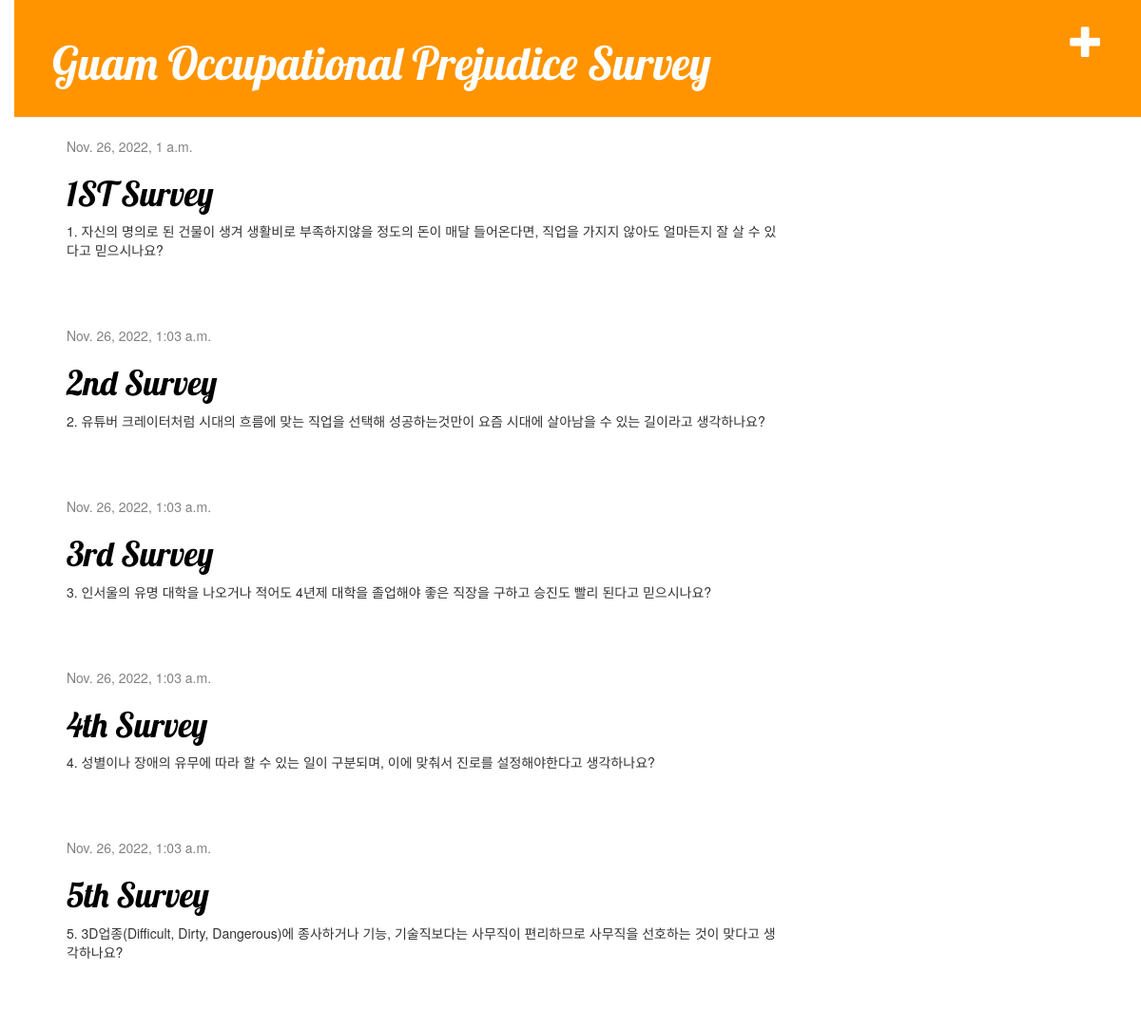
The page / on the database its author committed.
### blog/models.py (models this page shows, shortened)
class Post(models.Model):
    author = models.ForeignKey(settings.AUTH_USER_MODEL, on_delete=models.CASCADE)
    title = models.CharField(max_length=200)
    text = models.TextField()
    created_date = models.DateTimeField(
            default=timezone.now)
    published_date = models.DateTimeField(
            blank=True, null=True)

### blog/views.py (the view)
# urls.py: path('', views.post_list, name='post_list'),
def post_list(request):
    posts = Post.objects.filter(published_date__lte=timezone.now()).order_by('published_date')
    return render(request, 'blog/post_list.html', {'posts': posts})

### blog/templates/blog/post_list.html (shortened to what this page needs)
<!DOCTYPE html>
{% extends 'blog/base.html' %}
{% load static %}
        {% block content %}
            {% for post in posts %}
                <div class="post">
                    <div class="date">
                        {{ post.published_date }}
                    </div>
                    <h1><a href="{% url 'post_detail' pk=post.pk %}">{{ post.title }}</a></h1>
                    <p>{{ post.text|linebreaksbr }}</p>
                </div>
            {% endfor %}
        {% endblock %}

### blog/templates/blog/base.html (shortened to what this page needs)
{% load static %}
<html>
    <head>
        <link rel="stylesheet" href="//maxcdn.bootstrapcdn.com/bootstrap/3.2.0/css/bootstrap.min.css">
        <link rel="stylesheet" href="//maxcdn.bootstrapcdn.com/bootstrap/3.2.0/css/bootstrap-theme.min.css">
        <link rel="stylesheet" href="{% static 'css/blog.css' %}">
    </head>
    <body>
        <div class="page-header">
            <a href="{% url 'post_new' %}" class="top-menu"><span class="glyphicon glyphicon-plus"></span></a>
            <h1><a href="/">Guam Occupational Prejudice Survey</a></h1>
        </div>
        <div class="content container">
            <div class="row">
                <div class="col-md-8">
                    {% block content %}
                    {% endblock %}
                </div>
            </div>
        </div>
    </body>
</html>

### blog/static/css/blog.css (style rules this page uses)
h1 a { color: #FCA205; font-family: 'Lobster'; }
body { padding-left: 15px; }
.page-header { background-color: #ff9400; margin-top: 0; padding: 20px 20px 20px 40px; }
.page-header h1, .page-header h1 a, .page-header h1 a:visited, .page-header h1 a:active { color: #ffffff; font-size: 36pt; text-decoration: none; }
.content { margin-left: 40px; }
h1, h2, h3, h4 { font-family: 'Lobster', cursive; }
.date { color: #828282; }
.top-menu, .top-menu:hover, .top-menu:visited { color: #ffffff; float: right; font-size: 26pt; margin-right: 20px; }
.post { margin-bottom: 70px; }
.post h1 a, .post h1 a:visited { color: #000000; }

### rows shown on the page
Post: published_date "Nov. 26, 2022, 1 a.m.", title "1ST Survey", text "1. 자신의 명의로 된 건물이 생겨 생활비로 부족하지않을 정도의 돈이 매달 들어온다면, 직업을 가지지 않아도 얼마든지 잘 살 수 있다고 믿으시나요?"
Post: published_date "Nov. 26, 2022, 1:03 a.m.", title "2nd Survey", text "2. 유튜버 크레이터처럼 시대의 흐름에 맞는 직업을 선택해 성공하는것만이 요즘 시대에 살아남을 수 있는 길이라고 생각하나요?"
Post: published_date "Nov. 26, 2022, 1:03 a.m.", title "3rd Survey", text "3. 인서울의 유명 대학을 나오거나 적어도 4년제 대학을 졸업해야 좋은 직장을 구하고 승진도 빨리 된다고 믿으시나요?"
Post: published_date "Nov. 26, 2022, 1:03 a.m.", title "4th Survey", text "4. 성별이나 장애의 유무에 따라 할 수 있는 일이 구분되며, 이에 맞춰서 진로를 설정해야한다고 생각하나요?"
Post: published_date "Nov. 26, 2022, 1:03 a.m.", title "5th Survey", text "5. 3D업종(Difficult, Dirty, Dangerous)에 종사하거나 기능, 기술직보다는 사무직이 편리하므로 사무직을 선호하는 것이 맞다고 생각하나요?"
